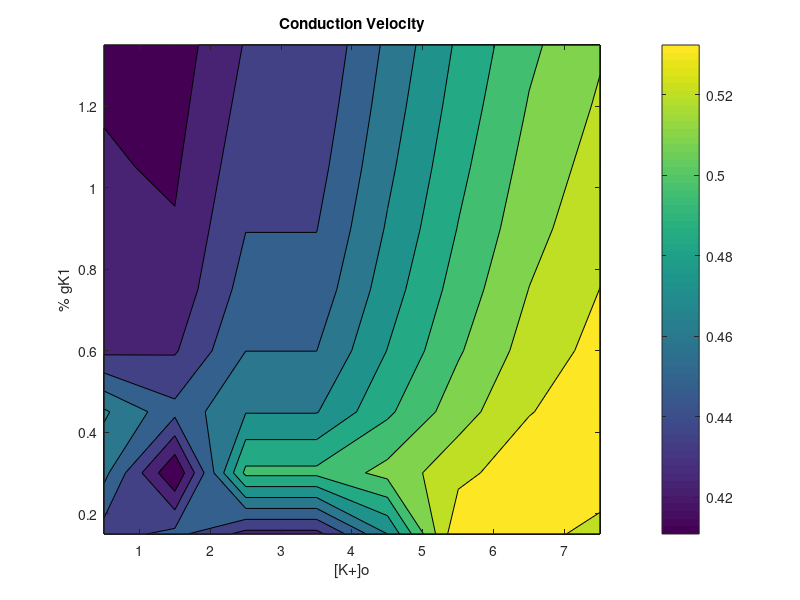
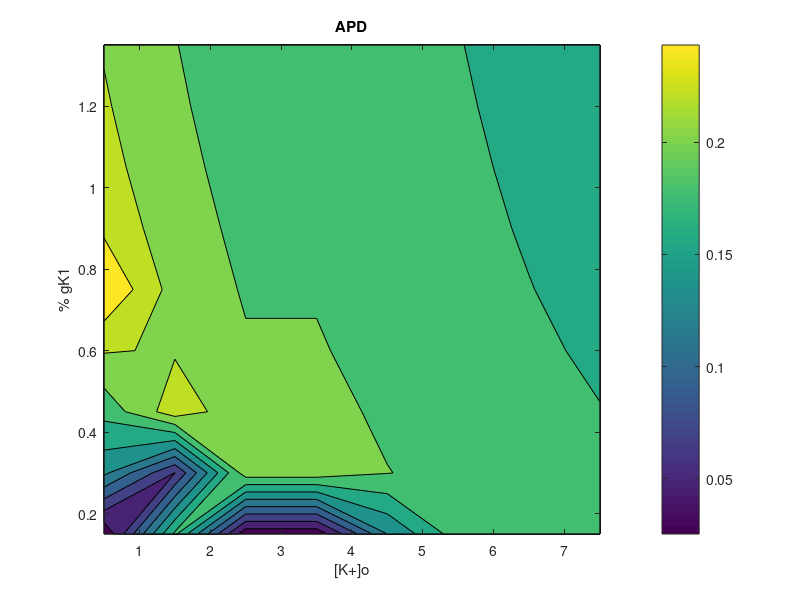

Write the MATLAB code that produced these figures, in order.
close all
clear all
o=[0.5	1.5	2.5	3.5	4.5	5.5	6.5	7.5];
k=[0.15	0.3	0.45	0.6	0.75	0.9	1.05	1.2	1.35];
cv=[0.44164475	0.45097925	0.430944	0.430944	0.471572	0.543043	0.5397	0.525639
0.463111	0.410844	0.499018	0.499018	0.512068	0.528382	0.540943	0.544461
0.4734006	0.450814	0.47091	0.47091	0.493567	0.514782	0.531621	0.54071
0.432292	0.433897	0.459332	0.459332	0.48401	0.506633	0.52525	0.536231
0.428913	0.426945	0.452144	0.452144	0.477702	0.501051	0.520377	0.532432
0.426569	0.423933	0.446942	0.446942	0.47281	0.496351	0.515984	0.528486
0.42431	0.421334	0.442792	0.442792	0.468806	0.492479	0.512393	0.525223
0.422271	0.418822	0.439246	0.439246	0.465275	0.488966	0.508857	0.521758
0.420509	0.416501	0.436048	0.436048	0.462054	0.485709	0.505522	0.518618
];


figure(1)
contourf(o,k,cv)
title('Conduction Velocity')
ylabel('% gK1')
xlabel('[K+]o')
colorbar


% dvdt=[263.051	263.543	263.519	263.9936	263.964	264.079	264.352	264.265	264.1019
% 264.701	264.814	265.158	265.416	265.425	265.461	265.78	265.498	265.666
% 263.135	262.83	263.051	263.323	263.742	263.9133	263.9058	263.984	263.9689
% 261.606	261.784	262.02	262.215	262.351	262.554	262.664	262.8211	262.7343
% 260.079	260.423	260.612	260.851	261.028	261.32	261.553	261.702	261.3822
% 259.296	259.477	259.816	260.122	260.388	260.581	260.664	260.759	260.989
% 258.821	259.203	259.204	259.42	259.566	259.6416	259.6962	259.5012	259.582
% 257.59	258.02	258.432	258.605	258.792	259.076	259.154	259.281	259.482
% 256.827	257.21	257.59	257.864	258.045	258.289	258.495	258.624	258.711];
% 
% figure(2)
% contourf(o,k,dvdt)
% title('dV/dt max')
% ylabel('% gK1')
% xlabel('[K+]o')
% colorbar
% 
% rmp=[-0.08045	-0.080557	-0.08065	-0.080722	-0.080719	-0.080692	-0.080659	-0.08065	-0.080643
% -0.085215	-0.085245	-0.085262	-0.085251	-0.08525	-0.085234	-0.085215	-0.085197	-0.08518
% -0.08705	-0.087082	-0.087104	-0.087088	-0.087073	-0.087058	-0.08705	-0.087044	-0.087031
% -0.088108	-0.088101	-0.088119	-0.088104	-0.088091	-0.088078	-0.088067	-0.088056	-0.08805
% -0.088758	-0.088769	-0.088761	-0.08875	-0.088744	-0.088733	-0.088723	-0.088713	-0.088704
% -0.089213	-0.089224	-0.089214	-0.089202	-0.089191	-0.089181	-0.089172	-0.089163	-0.089155
% -0.089546	-0.08955	-0.089546	-0.089535	-0.089525	-0.089516	-0.089507	-0.089499	-0.089492
% -0.089797	-0.089805	-0.089797	-0.089786	-0.089777	-0.089768	-0.08976	-0.089753	-0.08975
% -0.089997	-0.090004	-0.089997	-0.089987	-0.089978	-0.08997	-0.089962	-0.089955	-0.08995];
% 
% figure(3)
% contourf(o,k,rmp)
% title('RMP')
% ylabel('% gK1')
% xlabel('[K+]o')
% colorbar

apd=[0.025399	0.182368	0.031463	0.031463	0.134544	0.189311	0.187931	0.185035
0.1390158	0.068379	0.212643	0.212643	0.200258	0.192453	0.186682	0.181965
0.184851	0.234082	0.206641	0.206641	0.195678	0.188546	0.183029	0.1783
0.22304	0.219348	0.201473	0.201473	0.192152	0.185611	0.180304	0.175587
0.264987	0.211932	0.198009	0.198009	0.18961	0.183425	0.178235	0.173516
0.239125	0.20724	0.195521	0.195521	0.187695	0.181731	0.176609	0.171858
0.229343	0.20408	0.193631	0.193631	0.186181	0.180373	0.175284	0.170495
0.223812	0.201803	0.19213	0.19213	0.184954	0.179245	0.174174	0.169335
0.219848	0.200096	0.190902	0.190902	0.183923	0.178285	0.173216	0.168335];

figure(4)
contourf(o,k,apd)
title('APD')
ylabel('% gK1')
xlabel('[K+]o')
colorbar



